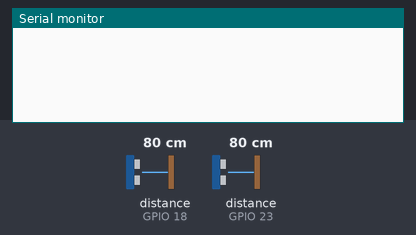
This sketch was run on a simulated ESP32. On the bench: the last lines printed to the serial monitor. Wiring (inferred from the names in the program): 2 × ultrasonic range finder: trigger GPIO 5, echo GPIO 18 / trigger GPIO 19, echo GPIO 23. Inputs (shaded band) come from the test bench; at power-on: distance to the obstacle (sensors on GPIO 23, GPIO 18) 80 cm. The echo pulse lasts 58.3 µs per cm.

Above: at 1.3 s.
1.4 s: distance to the obstacle (sensor on GPIO 23) set to 18 cm
At 2.9 s:
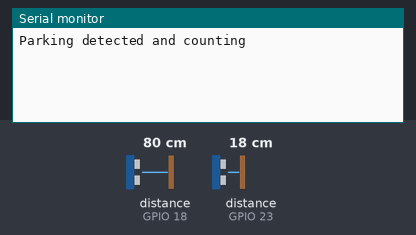
3.5 s: distance to the obstacle (sensor on GPIO 23) set to 2 cm
At 4.5 s:
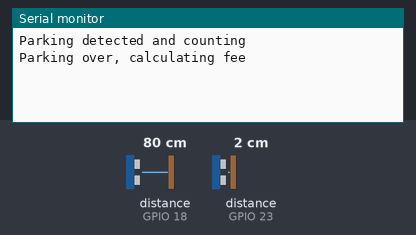

The sketch:

test_esp_2sr04.ino
```cpp
// to test if 2 sr04 ultrasonic distance sensor works with esp32
// using arduino pulseIn() function

#include <SimpleTimer.h>

#define echo1 18
#define trig1 5
#define echo2 23
#define trig2 19

unsigned long t = 0;
double d1, t1, t2, s1, s2, d2;
bool isTempParked = false;
bool isParked = false;
bool wasParked = false;
int count = 0;

SimpleTimer timer;

void setup() {
  // put your setup code here, to run once:
  // begin serial port
  Serial.begin(9600);

  // pin setup
  pinMode(echo1, INPUT);
  pinMode(trig1, OUTPUT);
  pinMode(echo2, INPUT);
  pinMode(trig2, OUTPUT);

  // trig pin low
  digitalWrite(trig1, LOW);
  digitalWrite(trig2, LOW);
  d1 = 0;
  d2 = 0;

  timer.setInterval(1000L, checkParked);
}

void loop() {
  // put your main code here, to run repeatedly:
  trigFirst();
  trigSecond();

  Parking();

  delay(500);
}

void trigFirst(){
  delayMicroseconds(10); // random delay
  digitalWrite(trig1, HIGH);
  delayMicroseconds(12); // minimum 10us for trigger pulse
  digitalWrite(trig1, LOW);

  t1 = pulseIn(echo1, HIGH, 2500UL); // 2500us for approx 30cm timeout (max road clearance of car)

  s1 = t1 * 0.000001;
  d1 = s1 * 340 * 50;  // distance output in cm

}

void trigSecond(){
  delayMicroseconds(10); // random delay
  digitalWrite(trig2, HIGH);
  delayMicroseconds(12); // minimum 10us for trigger pulse
  digitalWrite(trig2, LOW);

  t2 = pulseIn(echo2, HIGH, 2500UL); // 1000us for approx 30cm timeout (max road clearance of car)

  s2 = t2 * 0.000001;
  d2 = s2 * 340 * 50;  // distance output in cm
}

void checkParked(){
  if(isTempParked){
    t++;
  }
  if(t>=2){
    if(count == 0){
    Serial.println("Parking detected and counting");
    count++;
    }
    isParked = true;
    wasParked = true;
    }
}

void Parking(){
  if((d1 > 10 && d1 < 30) || d2 > 10 && d2 < 30){
    isTempParked = true;
    if(d2 > 10 && d2 < 30){
      timer.run();
    }
  }
  else {
    isTempParked = false;
    isParked = false;
    t = 0;
  }
  if(wasParked == true && isTempParked == false){
    Serial.println("Parking over, calculating fee");
    reset();
  }

}

void reset(){
  wasParked = false;
  isTempParked = false;
  isParked = false;
  t = 0;
  count = 0;
}
```

Measured:
- after the input at 1.4 s, the serial monitor: prints a new line after 0.62 s (image 1)
- after the input at 3.5 s, the serial monitor: prints a new line at once (image 2)
